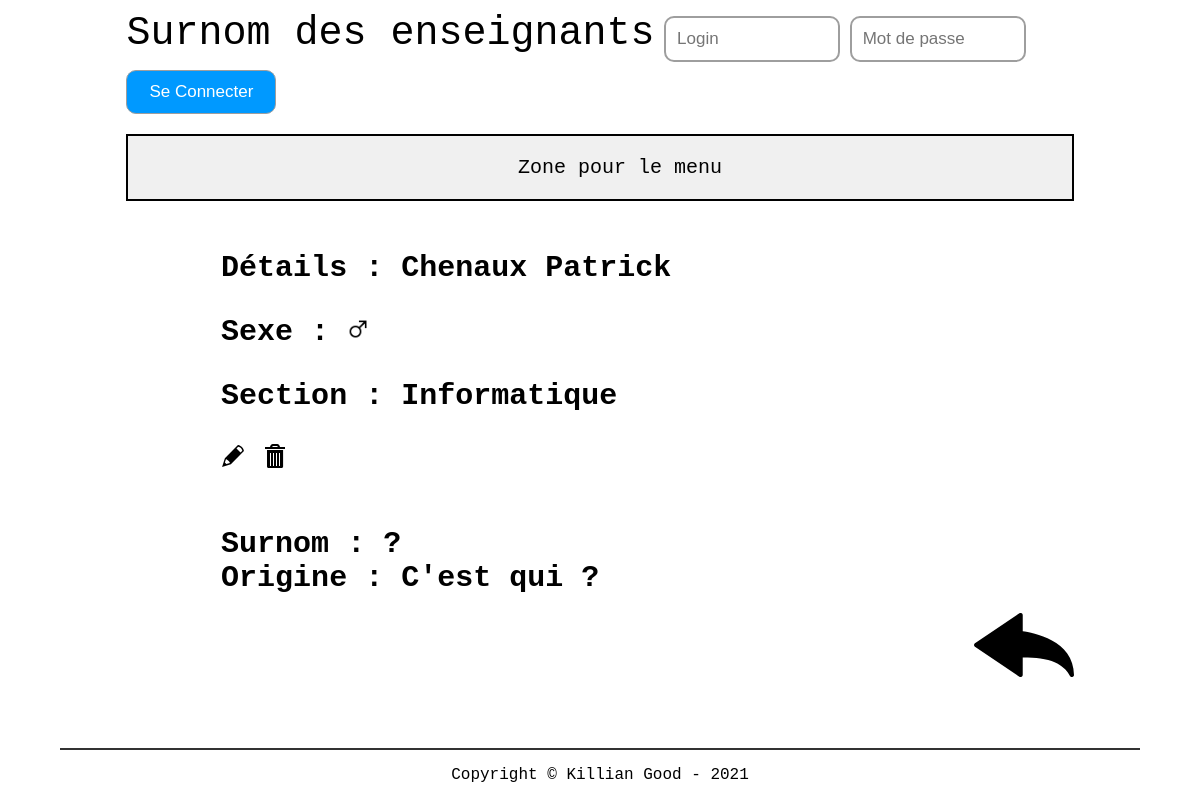
Screenshot of /src/php/detail.php?idTeacher=3 with the database file from the repository.
### tables this page shows
CREATE TABLE t_teacher(
	idTeacher int AUTO_INCREMENT PRIMARY KEY,
	teaFirstname varchar(50) NOT NULL,
	teaName varchar(50) NOT NULL,
	teaGender char(1) NOT NULL,
	teaNickname varchar(100) NOT NULL,
	teaOrigin varchar(255) NOT NULL);

CREATE TABLE t_teaches(
	fkteacher int NOT NULL,
	fksection int NOT NULL,
	CONSTRAINT fk_teacher_teaches_id FOREIGN KEY (fkteacher) REFERENCES t_teacher(idTeacher) ON DELETE CASCADE,
	CONSTRAINT fk_section_teaches_id FOREIGN KEY (fksection) REFERENCES t_section(idSection) ON DELETE CASCADE,
	PRIMARY KEY (fksection,fkteacher));

CREATE TABLE t_section(
	idSection int AUTO_INCREMENT PRIMARY KEY,
	secName varchar(30) NOT NULL);

### src/php/lib/database.php (called while the page is built, shortened)
<?php
 class Database {
    private $connector;
    public function __construct(){
    try{
        $this->connector = new PDO("mysql:host=localhost;dbname=db_nickname_kilgood;charset=utf8", "dbNicknameUser", "grp2B_21");
        }
        catch(PDOException $e)
        {
            die("<h1>Impossible de se connecter à la base de données</h1> erreur :". $e->getMessage());
        }
    }
    private function queryPrepareExecute($query, $binds){
        $req = $this->connector->prepare($query);
        foreach($binds as $bind){
            $req->bindValue($bind['field'], $bind['value'], $bind['type']);
        }
        $req->execute();
        return $req;
    }
    private function formatData($req){
        $results = $req->fetchALL(PDO::FETCH_ASSOC);
        return $results;
    }
    public function getOneTeacher($id){
        $query = "SELECT * FROM t_teacher WHERE idTeacher = :id";
        $binds = array(
            0 => array(
                'field' => ':id',
                'value' => $id,
                'type' => PDO::PARAM_INT
            )
        );
        $reqExecuted = $this->queryPrepareExecute($query, $binds);
        $results = $this->formatData($reqExecuted);
        return $results;
    }
    public function getOneTeacherSection($id){
        $query = "SELECT * FROM t_teaches JOIN t_teacher ON fkteacher = idTeacher JOIN t_section ON fksection = idSection WHERE idTeacher = :id";
        $binds = array(
            0 => array(
                'field' => ':id',
                'value' => $id,
                'type' => PDO::PARAM_INT
            )
        );
        $reqExecuted = $this->queryPrepareExecute($query, $binds);
        $results = $this->formatData($reqExecuted);
        return $results;
    }
}
?>

### src/php/detail.php (the view)
<?php
require "header.php";
$id = $_GET["idTeacher"];
$teachers = $db->getOneTeacher($id);
$sections = $db->getOneTeacherSection($id);
?>
        <?php foreach($teachers as $teacher): ?>
        <h3>Détails : <?= $teacher["teaName"] ?><?= " ";?><?= $teacher["teaFirstname"] ?><p>Sexe :
            <?php if($teacher["teaGender"] == "M")
            {
                echo '<img src="../../userContent/maleGender.png" width"22px" height="22px" alt="icons">';
            }
            else if ($teacher["teaGender"] == "W")
            {
                echo '<img src="../../userContent/femaleGender.png" width"22px" height="22px" alt="icons">';
            }
            else if ($teacher["teaGender"] == "O")
            {
                echo "Autre";
            }?></p>
        <?php foreach($sections as $section): ?>
        <p>Section : <?= $section["secName"] ?></p>
        <?php endforeach; ?>
        <a href="editTeacher.php?idTeacher=<?= $teacher["idTeacher"]; ?>"><img src="../../userContent/edit.svg"></img></a>
        <a href="deleteTeacher.php?idTeacher=<?= $teacher["idTeacher"]; ?>" onclick="return confirm('Êtes vous sûr de voiloir supprimer l\'enseignant ?')"><img src="../../userContent/trash.svg"></img></a>
        </h3>
        <h4>Surnom : <?= $teacher["teaNickname"] ?></h4>
        <h4>Origine : <?= $teacher["teaOrigin"] ?></h4>
        <?php endforeach; ?>
        <div class="back">
            <a href="index.php"><img width="100px" src="../../userContent/backArrow.svg"></img></a>
        </div>
<?php require "footer.php";

### resources/css/style.css (style rules this page uses)
html { font-family: 'Courier New', Courier, monospace; }
h3 { margin: 0; padding: 50px; }
h3, h4 { max-width: 80%; position: relative; margin: auto; font-size: 30px; }
.back { float: right; }

### rows the page displays
t_teacher: teaName "Chenaux", teaFirstname "Patrick", teaNickname "?", teaOrigin "C'est qui ?"
t_teaches: fksection.secName "Informatique"
